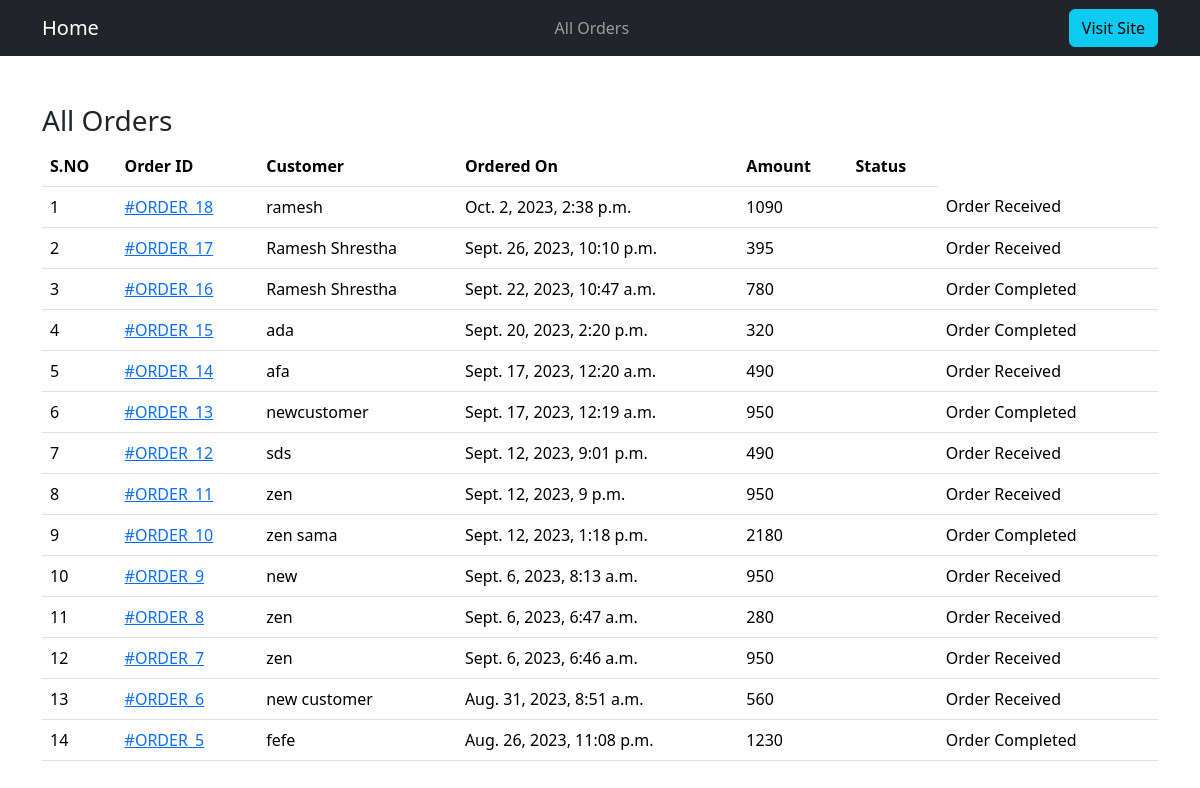
The app's page /admin-all-orders/ with its own data.
### ecomapp/models.py (models this page shows, shortened)
class Order(models.Model):
    cart = models.OneToOneField(Cart, on_delete=models.CASCADE)
    ordered_by = models.CharField(max_length=200)
    shipping_address = models.CharField(max_length=200)
    mobile = models.CharField(max_length=10)
    email = models.EmailField()
    subtotal = models.PositiveIntegerField()
    discount = models.PositiveIntegerField()
    total = models.PositiveIntegerField()
    order_status = models.CharField(max_length=50, choices=ORDER_STATUS)
    created_at = models.DateTimeField(auto_now_add=True)
    payment_method = models.CharField(max_length=20, choices=METHOD, default="Cash On Delivery")  # Corrected line
    payment_completed = models.BooleanField(default=False, null=True, blank=True)

### ecomapp/views.py (the view)
# urls.py: path("admin-all-orders/",AdminOrderListView.as_view(),name="adminorderlist"),
class AdminOrderListView(ListView):
    template_name = "adminpages/adminorderlist.html"
    queryset = Order.objects.all().order_by("-id")
    context_object_name = "allorders"

### templates/adminpages/adminorderlist.html (shortened to what this page needs)
{% extends 'adminpages/adminbase.html' %}
{% block content %}
<div class="container">
    <div class="row">
        <div class="col-md-12">
            <h3>All Orders</h3>
            <table class="table">
                <thead>
                    <tr>
                        <th>S.NO</th>
                        <th>Order ID</th>
                        <th>Customer</th>
                        <th>Ordered On</th>
                        <th>Amount</th>
                        <th>Status</th>
                    </tr>
                </thead>
                <tbody>
                    {% for order in allorders %}
                    <tr>
                        <td>{{forloop.counter}}</td>
                        <td><a href="{% url 'ecomapp:adminorderdetail' order.id %}">#ORDER_{{order.id}}</a></td>
                        <td>{{order.ordered_by}}</td>
                        <td>{{order.created_at}}</td>
                        <td>{{order.total}}<td>
                        <td>{{order.order_status}}<td>
                    </tr>
                    {% endfor %}
                </tbody>
            </table>
        </div>
    </div>
</div>
{% endblock content %}

### records on screen
Order: id "18", ordered_by "ramesh", created_at "Oct. 2, 2023, 2:38 p.m.", total "1090", order_status "Order Received"
Order: id "17", ordered_by "Ramesh Shrestha", created_at "Sept. 26, 2023, 10:10 p.m.", total "395", order_status "Order Received"
Order: id "16", ordered_by "Ramesh Shrestha", created_at "Sept. 22, 2023, 10:47 a.m.", total "780", order_status "Order Completed"
Order: id "15", ordered_by "ada", created_at "Sept. 20, 2023, 2:20 p.m.", total "320", order_status "Order Completed"
Order: id "14", ordered_by "afa", created_at "Sept. 17, 2023, 12:20 a.m.", total "490", order_status "Order Received"
Order: id "13", ordered_by "newcustomer", created_at "Sept. 17, 2023, 12:19 a.m.", total "950", order_status "Order Completed"
Order: id "12", ordered_by "sds", created_at "Sept. 12, 2023, 9:01 p.m.", total "490", order_status "Order Received"
Order: id "11", ordered_by "zen", created_at "Sept. 12, 2023, 9 p.m.", total "950", order_status "Order Received"
Order: id "10", ordered_by "zen sama", created_at "Sept. 12, 2023, 1:18 p.m.", total "2180", order_status "Order Completed"
Order: id "9", ordered_by "new", created_at "Sept. 6, 2023, 8:13 a.m.", total "950", order_status "Order Received"
Order: id "8", ordered_by "zen", created_at "Sept. 6, 2023, 6:47 a.m.", total "280", order_status "Order Received"
Order: id "7", ordered_by "zen", created_at "Sept. 6, 2023, 6:46 a.m.", total "950", order_status "Order Received"
Order: id "6", ordered_by "new customer", created_at "Aug. 31, 2023, 8:51 a.m.", total "560", order_status "Order Received"
Order: id "5", ordered_by "fefe", created_at "Aug. 26, 2023, 11:08 p.m.", total "1230", order_status "Order Completed"
